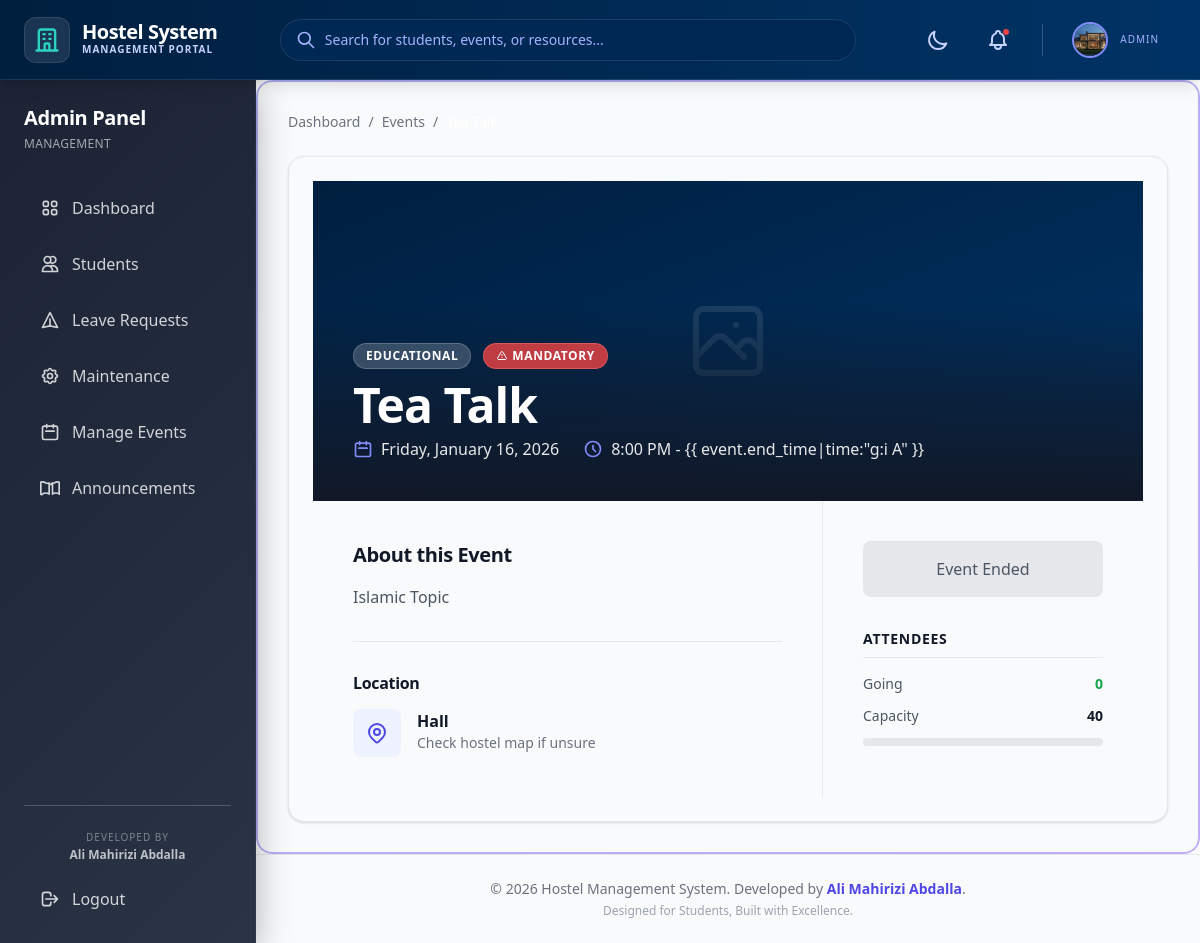
The app's page /events/1/ (signed in) with its own data.
### hms/models.py (models this page shows, shortened)
class Student(models.Model):
    user = models.OneToOneField(User, on_delete=models.CASCADE, related_name='student_profile')
    university_id = models.CharField(max_length=20, unique=True, null=True, blank=True)
    phone = models.CharField(max_length=15, blank=True)
    profile_image = models.ImageField(upload_to='profile_pics/', blank=True, null=True)
    timetable = models.FileField(upload_to='timetables/', blank=True, null=True)
    room_number = models.CharField(max_length=10, blank=True, null=True)
    is_warden = models.BooleanField(default=False)
    created_at = models.DateTimeField(auto_now_add=True)
    updated_at = models.DateTimeField(auto_now=True)

class Event(models.Model):
    EVENT_CATEGORIES = [
        ('social', 'Social Event'),
        ('educational', 'Educational'),
        ('sports', 'Sports'),
        ('cultural', 'Cultural'),
        ('meeting', 'Meeting'),
        ('other', 'Other'),
    ]
    title = models.CharField(max_length=200)
    description = models.TextField()
    category = models.CharField(max_length=20, choices=EVENT_CATEGORIES, default='social')
    event_date = models.DateField()
    start_time = models.TimeField()
    end_time = models.TimeField(null=True, blank=True)
    location = models.CharField(max_length=200)
    max_participants = models.IntegerField(null=True, blank=True, help_text="Leave blank for unlimited")
    image = models.ImageField(upload_to='event_images/', blank=True, null=True)
    is_mandatory = models.BooleanField(default=False)
    is_published = models.BooleanField(default=True)
    requires_rsvp = models.BooleanField(default=True)
    created_by = models.ForeignKey(User, on_delete=models.SET_NULL, null=True, related_name='created_events')
    created_at = models.DateTimeField(auto_now_add=True)
    updated_at = models.DateTimeField(auto_now=True)
    class Meta:
        ordering = ['-event_date', '-start_time']
    @property
    def rsvp_count(self):
        return self.rsvps.filter(status='attending').count()
    @property
    def is_past(self):
        from datetime import datetime
        event_datetime = datetime.combine(self.event_date, self.start_time)
        return event_datetime < datetime.now()

### hms/views.py (the view)
# urls.py: path('events/<int:pk>/', views.event_detail, name='event_detail'),
@login_required
def event_detail(request, pk):
    event = get_object_or_404(Event, pk=pk)
    my_rsvp = None
    can_rsvp = False
    if hasattr(request.user, 'student_profile'):
        student = request.user.student_profile
        try:
            my_rsvp = EventRSVP.objects.get(event=event, student=student)
        except EventRSVP.DoesNotExist:
            pass
        can_rsvp = event.requires_rsvp and not event.is_past and not event.is_full
    attending_rsvps = event.rsvps.filter(status='attending').select_related('student__user')
    context = {
        'event': event,
        'my_rsvp': my_rsvp,
        'can_rsvp': can_rsvp,
        'attending_rsvps': attending_rsvps,
    }
    return render(request, 'hms/events/event_detail.html', context)

### hms/templates/hms/events/event_detail.html (shortened to what this page needs)
{% extends 'hms/base.html' %}
{% load static %}
{% block content %}
<div class="max-w-4xl mx-auto">
    <nav class="flex mb-6 text-sm text-gray-500">
        <a href="{% url 'hms:student_dashboard' %}" class="hover:text-white transition">Dashboard</a>
        <span class="mx-2">/</span>
        <a href="{% url 'hms:events_list' %}" class="hover:text-white transition">Events</a>
        <span class="mx-2">/</span>
        <span class="text-white font-medium">{{ event.title }}</span>
    </nav>
    <div class="glass-card overflow-hidden">
        <div class="relative h-64 md:h-80 bg-gray-900">
            {% if event.image %}
            <img src="{{ event.image.url }}" alt="{{ event.title }}" class="w-full h-full object-cover opacity-60">
            {% else %}
            <div class="w-full h-full bg-gradient-to-br from-[#001f3f] to-[#003366] flex items-center justify-center">
            </div>
            {% endif %}
            <div
                class="absolute bottom-0 left-0 w-full bg-gradient-to-t from-gray-900 via-gray-900/60 to-transparent p-6 md:p-10 pt-20">
                <div class="flex flex-wrap gap-3 mb-3">
                    <span
                        class="px-3 py-1 bg-white/20 backdrop-blur-md text-white text-xs font-bold uppercase tracking-wider rounded-full border border-white/20">
                        {{ event.get_category_display }}
                    </span>
                    {% if event.is_mandatory %}
                    <span
                        class="px-3 py-1 bg-red-500/80 backdrop-blur-md text-white text-xs font-bold uppercase tracking-wider rounded-full border border-red-400/50 flex items-center gap-1">
                        <svg class="w-3 h-3" fill="none" stroke="currentColor" viewBox="0 0 24 24">
                            <path stroke-linecap="round" stroke-linejoin="round" stroke-width="2"
                                d="M12 9v2m0 4h.01m-6.938 4h13.856c1.54 0 2.502-1.667 1.732-3L13.732 4c-.77-1.333-2.694-1.333-3.464 0L3.34 16c-.77 1.333.192 3 1.732 3z">
                            </path>
                        </svg>
                        Mandatory
                    </span>
                    {% endif %}
                </div>
                <h1 class="text-3xl md:text-5xl font-bold text-white mb-2 leading-tight">{{ event.title }}</h1>
                <div class="flex flex-wrap items-center gap-6 text-white/90">
                    <div class="flex items-center gap-2">
                        <svg class="w-5 h-5 text-indigo-400" fill="none" stroke="currentColor" viewBox="0 0 24 24">
                            <path stroke-linecap="round" stroke-linejoin="round" stroke-width="2"
                                d="M8 7V3m8 4V3m-9 8h10M5 21h14a2 2 0 002-2V7a2 2 0 00-2-2H5a2 2 0 00-2 2v12a2 2 0 002 2z">
                            </path>
                        </svg>
                        <span class="font-medium">{{ event.event_date|date:"l, F d, Y" }}</span>
                    </div>
                    <div class="flex items-center gap-2">
                        <svg class="w-5 h-5 text-indigo-400" fill="none" stroke="currentColor" viewBox="0 0 24 24">
                            <path stroke-linecap="round" stroke-linejoin="round" stroke-width="2"
                                d="M12 8v4l3 3m6-3a9 9 0 11-18 0 9 9 0 0118 0z"></path>
                        </svg>
                        <span class="font-medium">{{ event.start_time|time:"g:i A" }} - {{ event.end_time|time:"g:i A"
                            }}</span>
                    </div>
                </div>
            </div>
        </div>
        <div class="flex flex-col lg:flex-row">
            <div class="flex-1 p-6 md:p-10 border-b lg:border-b-0 lg:border-r border-gray-200 dark:border-slate-700">
                <h3 class="text-xl font-bold text-gray-900 dark:text-white mb-4">About this Event</h3>
                <div class="prose dark:prose-invert max-w-none text-gray-600 dark:text-gray-300">
                    {{ event.description|linebreaks }}
                </div>
                <div class="mt-8 pt-8 border-t border-gray-200 dark:border-slate-700">
                    <h4 class="font-bold text-gray-900 dark:text-white mb-4">Location</h4>
                    <div class="flex items-start gap-4">
                        <div class="p-3 bg-indigo-50 dark:bg-slate-800 rounded-lg text-indigo-600 dark:text-indigo-400">
                        </div>
                        <div>
                            <p class="font-bold text-gray-900 dark:text-white">{{ event.location }}</p>
                            <p class="text-sm text-gray-500">Check hostel map if unsure</p>
                        </div>
                    </div>
                </div>
            </div>
            <div class="w-full lg:w-80 p-6 md:p-10 bg-gray-50 dark:bg-slate-800/50">
                {% if can_rsvp %}
                <div class="mb-8">
                    <a href="{% url 'hms:event_rsvp' event.id %}"
                        class="btn btn-primary w-full justify-center py-4 text-lg font-bold shadow-lg shadow-indigo-500/30">
                        {% if my_rsvp %}Update RSVP{% else %}RSVP Now{% endif %}
                    </a>
                    <p class="text-center text-xs text-gray-500 mt-2">
                        {% if event.spots_remaining <= 10 and event.spots_remaining > 0 %}
                            <span class="text-red-500 font-bold">Hurry! Only {{ event.spots_remaining }} spots
                                left!</span>
                            {% else %}
                            Closes when full
                            {% endif %}
                    </p>
                </div>
                {% elif event.is_past %}
                <div
                    class="p-4 bg-gray-200 dark:bg-slate-700 rounded-lg text-center font-medium text-gray-600 dark:text-gray-300 mb-8">
                    Event Ended
                </div>
                {% elif event.is_full and not my_rsvp %}
                <div
                    class="p-4 bg-red-100 dark:bg-red-900/30 border border-red-200 dark:border-red-900/50 rounded-lg text-center mb-8">
                    <p class="font-bold text-red-600 dark:text-red-400">Event Full</p>
                    <p class="text-xs text-red-500 dark:text-red-300 mt-1">Waitlist not available</p>
                </div>
                {% endif %}
                <div>
                    <h5
                        class="text-sm font-bold text-gray-900 dark:text-white uppercase tracking-wider mb-4 border-b border-gray-200 dark:border-slate-700 pb-2">
                        Attendees</h5>
                    <div class="flex flex-col gap-3">
                        <div class="flex justify-between items-center text-sm">
                            <span class="text-gray-600 dark:text-gray-400">Going</span>
                            <span class="font-bold text-green-600">{{ event.rsvp_count }}</span>
                        </div>
                        {% if event.max_participants %}
                        <div class="flex justify-between items-center text-sm">
                            <span class="text-gray-600 dark:text-gray-400">Capacity</span>
                            <span class="font-bold text-gray-900 dark:text-white">{{ event.max_participants }}</span>
                        </div>
                        <div class="w-full bg-gray-200 dark:bg-slate-700 h-2 rounded-full overflow-hidden">
                        </div>
                        {% endif %}
                    </div>
                </div>
            </div>
        </div>
    </div>
</div>
{% endblock %}

### hms/templates/hms/base.html (shortened to what this page needs)
{% load static %}
<!DOCTYPE html>
<html lang="en">
<head>
    <script src="https://cdn.tailwindcss.com"></script>
    <link href="{% static 'css/main.css' %}" rel="stylesheet">
</head>
<body
    class="flex flex-col h-screen overflow-hidden bg-gray-50 dark:bg-[#0f172a] text-slate-800 dark:text-white font-sans antialiased">
    <nav class="h-20 flex-shrink-0 z-50 border-b border-white/10 shadow-lg relative"
        style="background: linear-gradient(90deg, #001f3f 0%, #003366 100%);">
        <div class="h-full px-4 md:px-6 flex items-center justify-between">
            <div class="flex items-center gap-4">
                <a href="{% url 'hms:home' %}" class="flex items-center gap-3 group">
                    <div
                        class="bg-white/10 backdrop-blur-sm p-2 rounded-xl group-hover:bg-white/20 transition shadow-inner border border-white/10">
                        <svg class="w-7 h-7 text-teal-400" fill="none" stroke="currentColor" viewBox="0 0 24 24">
                            <path stroke-linecap="round" stroke-linejoin="round" stroke-width="2"
                                d="M19 21V5a2 2 0 00-2-2H7a2 2 0 00-2 2v16m14 0h2m-2 0h-5m-9 0H3m2 0h5M9 7h1m-1 4h1m4-4h1m-1 4h1m-5 10v-5a1 1 0 011-1h2a1 1 0 011 1v5m-4 0h4">
                            </path>
                        </svg>
                    </div>
                    <div class="hidden sm:block">
                        <h1 class="text-xl font-bold text-white tracking-tight leading-none">Hostel System</h1>
                        <p class="text-[10px] text-indigo-200 uppercase tracking-widest font-semibold">Management Portal
                        </p>
                    </div>
                </a>
            </div>
            <div class="hidden md:block flex-1 max-w-xl mx-8">
                <div class="relative group">
                    <div class="absolute inset-y-0 left-0 pl-4 flex items-center pointer-events-none">
                    </div>
                    <input type="text"
                        class="block w-full pl-11 pr-4 py-2.5 border border-white/10 rounded-full leading-5 bg-[#002855] text-white placeholder-indigo-300 focus:outline-none focus:bg-[#003366] focus:border-indigo-400 focus:placeholder-white focus:ring-1 focus:ring-indigo-400 sm:text-sm transition-all shadow-inner"
                        placeholder="Search for students, events, or resources...">
                </div>
            </div>
            <div class="flex items-center gap-3 md:gap-5">
                <button id="themeToggle"
                    class="p-2 text-indigo-200 hover:text-white hover:bg-white/10 rounded-full transition-all relative group"
                    title="Toggle Theme">
                    <svg class="w-6 h-6 icon-moon relative z-10" fill="none" stroke="currentColor" viewBox="0 0 24 24">
                        <path stroke-linecap="round" stroke-linejoin="round" stroke-width="2"
                            d="M20.354 15.354A9 9 0 018.646 3.646 9.003 9.003 0 0012 21a9.003 9.003 0 008.354-5.646z">
                        </path>
                    </svg>
                </button>
                <button
                    class="p-2 text-indigo-200 hover:text-white hover:bg-white/10 rounded-full transition-all relative group">
                    <span
                        class="absolute top-2 right-2 w-2 h-2 bg-red-500 rounded-full border border-[#003366] animate-pulse"></span>
                </button>
                {% if user.is_authenticated %}
                <a href="{% url 'hms:student_profile' %}"
                    class="flex items-center gap-3 pl-1 hover:bg-white/10 rounded-full p-1 pr-4 transition-all group border border-transparent hover:border-white/10">
                    {% if user.student_profile.profile_image %}
                    <img src="{{ user.student_profile.profile_image.url }}"
                        class="w-9 h-9 rounded-full object-cover border-2 border-indigo-400 group-hover:border-white transition-colors">
                    {% else %}
                    <div
                        class="w-9 h-9 rounded-full bg-gradient-to-br from-indigo-500 to-purple-600 flex items-center justify-center text-white font-bold text-xs border-2 border-white/20 shadow-md">
                        {{ user.first_name|first }}
                    </div>
                    {% endif %}
                    <div class="hidden md:block text-left">
                        <p class="text-[10px] text-indigo-300 uppercase tracking-widest">{% if user.is_staff %}Admin{% else %}Student{% endif %}</p>
                    </div>
                </a>
                {% else %}
                <a href="{% url 'hms:login' %}"
                    class="text-sm font-bold text-white hover:text-teal-300 transition">Login</a>
                {% endif %}
            </div>
        </div>
    </nav>
    <div class="flex flex-1 overflow-hidden relative">
        {% if user.is_authenticated %}
        {% include 'hms/includes/sidebar.html' %}
        {% endif %}
        <main class="flex-1 overflow-y-auto w-full relative z-0 flex flex-col scroll-smooth">
            <div class="flex-1 p-4 md:p-8 container mx-auto max-w-7xl">
                {% block content %}{% endblock %}
            </div>
            <footer class="mt-auto border-t border-gray-200 dark:border-slate-700/50 py-6 text-center">
                <p class="text-sm text-gray-500 dark:text-slate-500">
                    &copy; {% now "Y" %} Hostel Management System.
                    <span class="hidden sm:inline">Developed by <strong class="text-indigo-600 dark:text-indigo-400">Ali
                            Mahirizi Abdalla</strong>.</span>
                </p>
                <p class="text-xs text-gray-400 dark:text-slate-600 mt-1">
                    Designed for Students, Built with Excellence.
                </p>
            </footer>
        </main>
    </div>
</body>
</html>

### records on screen
Event: category "EDUCATIONAL", title "Tea Talk", event_date "Friday, January 16, 2026", start_time "8:00 PM", description "Islamic Topic", location "Hall", rsvp_count "0", max_participants "40"
